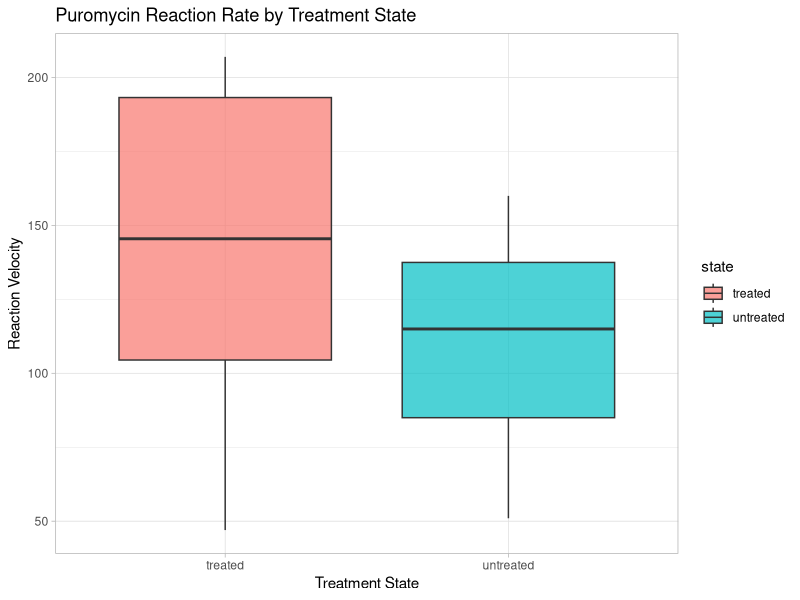
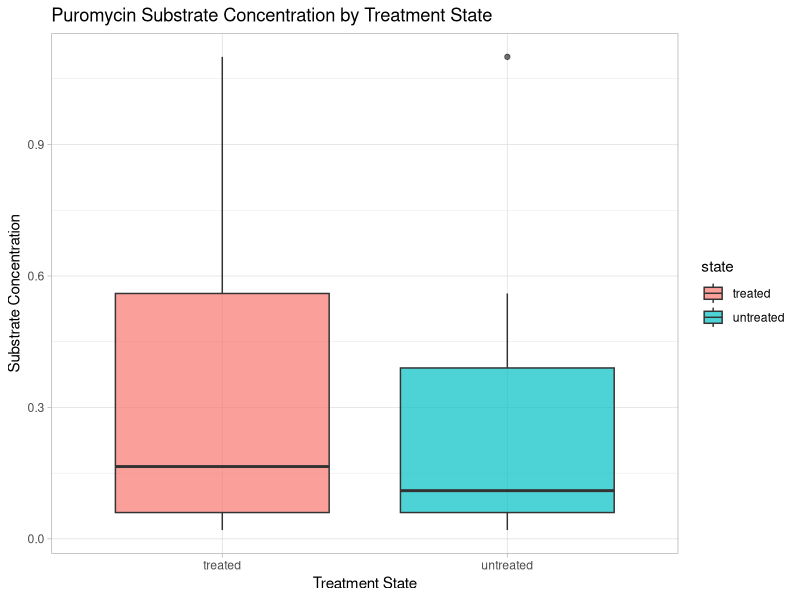
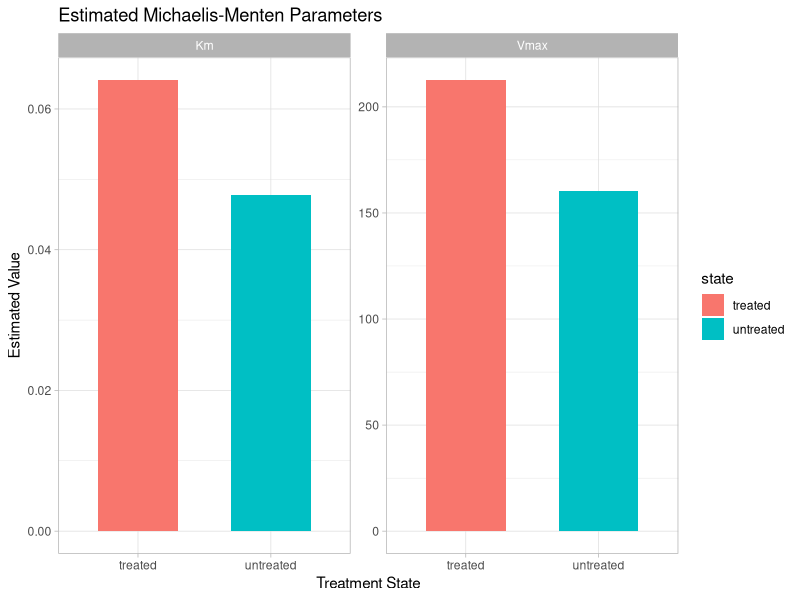
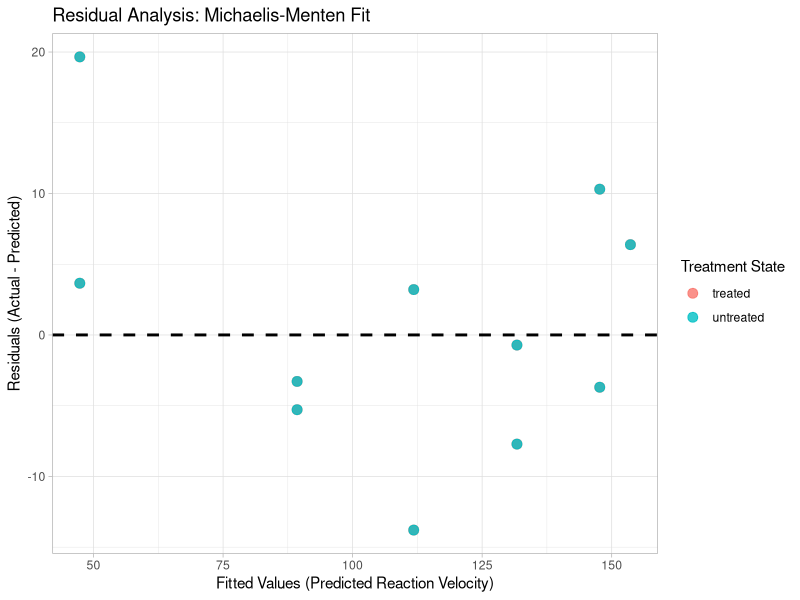
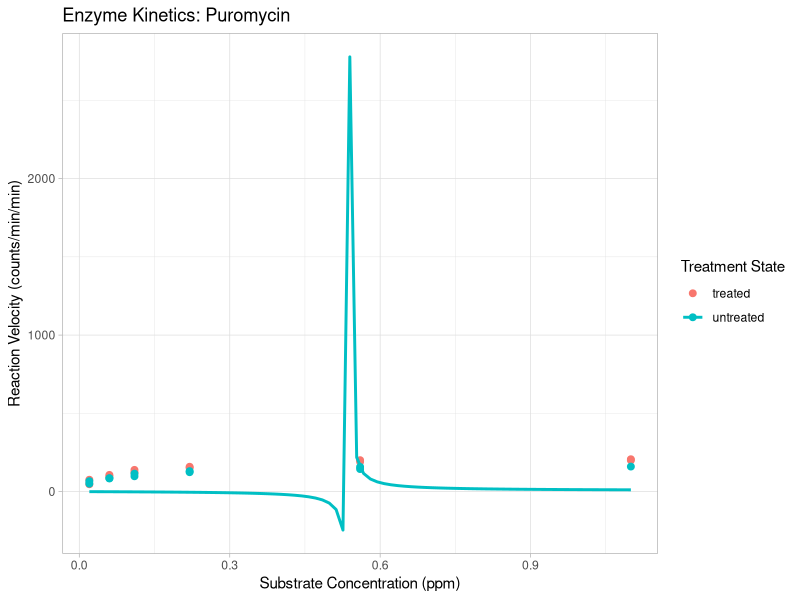
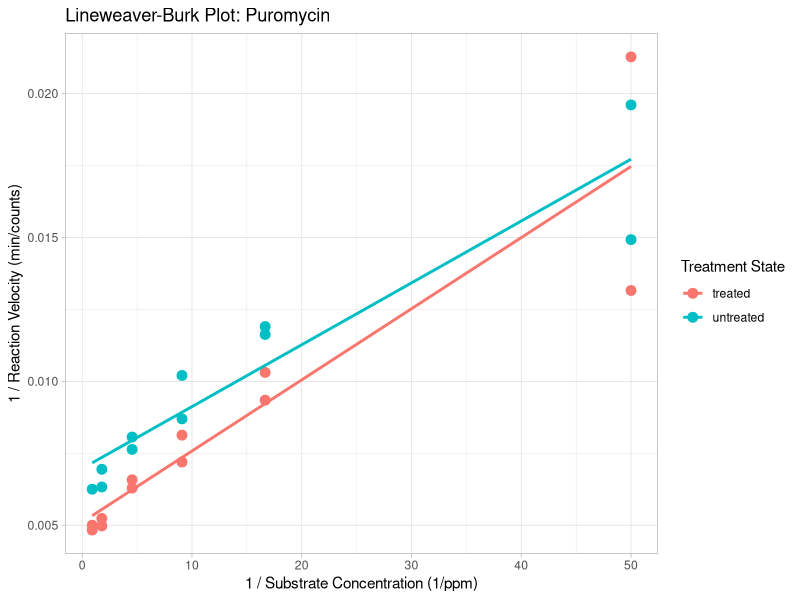
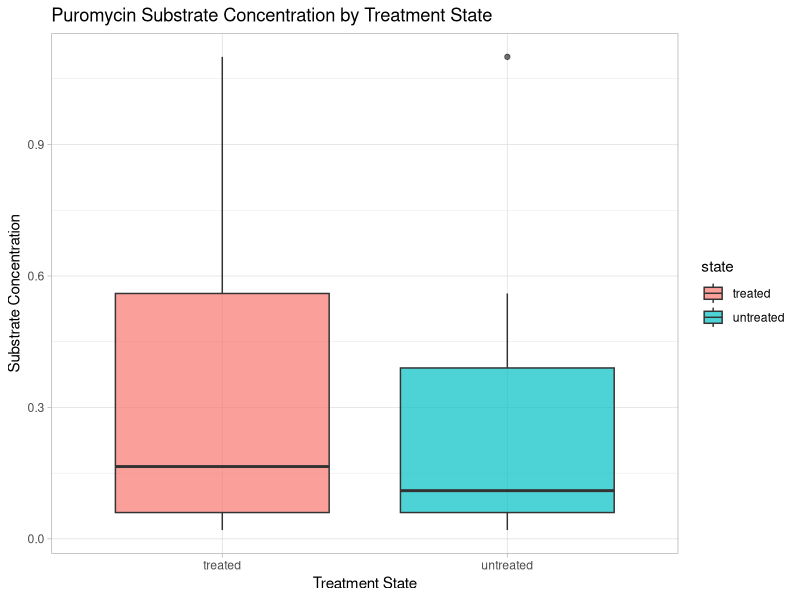
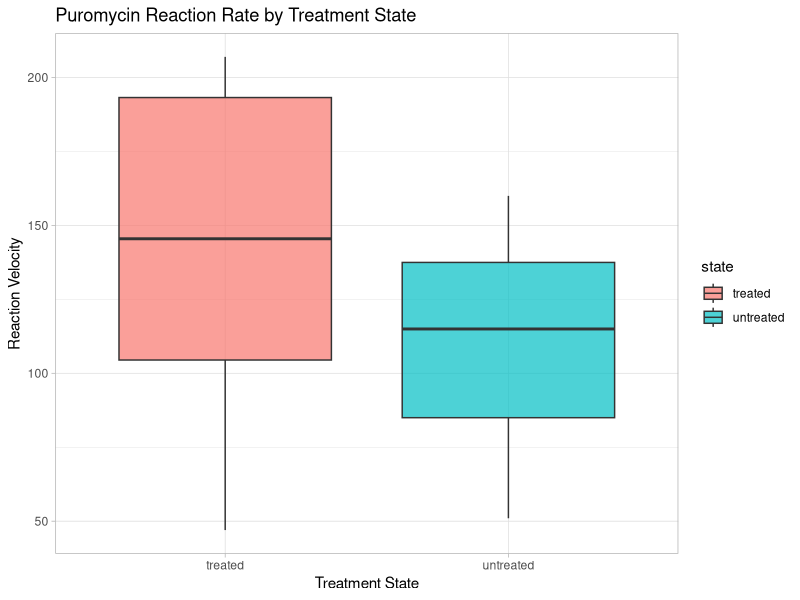

Write the R code that produced these figures, in order.
# Enzyme Kinetics Analysis: Puromycin

# 1. Installation & Setup
# install.packages(c("ggplot2", "dplyr"))
library(tidyverse)

# Load built-in dataset
data("Puromycin")

# 2. Michaelis-Menten Plot (Nonlinear Regression)
plot_mm <- ggplot(data = Puromycin, mapping = aes(x = conc, y = rate, color = state)) +
geom_point(size = 2) + geom_smooth(method = "nls", formula = y ~ (Vmax * x) / (Km + x), 
start = list(Vmax = 200, Km = 0.1), se = FALSE) + theme_light() + labs(title = "Enzyme Kinetics: Puromycin", 
x = "Substrate Concentration (ppm)", y = "Reaction Velocity (counts/min/min)", color = "Treatment State")

# Save Michaelis-Menten plot
ggsave("puromycin_michaelis_menten.png", plot = plot_mm, width = 7, height = 5, dpi = 300)

# 3. Lineweaver-Burk Plot (Linear Regression)
plot_lb <- ggplot(data = Puromycin, mapping = aes(x = 1/conc, y = 1/rate, color = state)) + 
geom_point(size = 3) + geom_smooth(method = "lm", se = FALSE, fullrange = TRUE) + theme_light() + 
labs(title = "Lineweaver-Burk Plot: Puromycin", x = "1 / Substrate Concentration (1/ppm)", 
y = "1 / Reaction Velocity (min/counts)", color = "Treatment State")

# Save Lineweaver-Burk plot
ggsave("puromycin_lineweaver_burk.png", plot = plot_lb, width = 7, height = 5, dpi = 300)

# 4. Statistical Summary & Quantile Analysis
# Calculate Means and Standard Deviations
untreated_mean <- Puromycin %>% filter(state == "untreated") %>% pull(conc) %>% mean(na.rm = TRUE)
untreated_sd <- Puromycin %>% filter(state == "untreated") %>% pull(conc) %>% sd(na.rm = TRUE)

treated_mean <- Puromycin %>% filter(state == "treated") %>% pull(conc) %>% mean(na.rm = TRUE)
treated_sd <- Puromycin %>% filter(state == "treated") %>% pull(conc) %>% sd(na.rm = TRUE)

untreated_mean_rate <- Puromycin %>% filter(state == "untreated") %>% pull(rate) %>% mean(na.rm = TRUE)
untreated_sd_rate <- Puromycin %>% filter(state == "untreated") %>% pull(rate) %>% sd(na.rm = TRUE)

treated_mean_rate <- Puromycin %>% filter(state == "treated") %>% pull(rate) %>% mean(na.rm = TRUE)
treated_sd_rate <- Puromycin %>% filter(state == "treated") %>% pull(rate) %>% sd(na.rm = TRUE)

# 5. Calculate 95% Confidence Interval: Rate & Concentration (Assuming Normal Distribution)
treated_conc <- filter(Puromycin, state == "treated") %>% pull(conc)
untreated_conc <- filter(Puromycin, state == "untreated") %>% pull(conc)
untreated_rate <- filter(Puromycin, state == "untreated") %>% pull(rate)
treated_rate <- filter(Puromycin, state == "treated") %>% pull(rate)
t.test(untreated_conc)$conf.int
t.test(treated_conc)$conf.int
t.test(treated_rate)$conf.int
t.test(untreated_rate)$conf.int

# 6. Boxplot for Rate & Concentration
plot_conc_box <- ggplot(Puromycin, aes(x = state, y = conc, fill = state)) + geom_boxplot(alpha = 0.7) + 
theme_light() + labs(title = "Puromycin Substrate Concentration by Treatment State", x = "Treatment State", y = "Substrate Concentration")

ggsave("puromycin_conc_boxplot.png", plot = plot_conc_box, width = 7, height = 5, dpi = 300)

plot_rate_box <- ggplot(Puromycin, aes(x = state, y = rate, fill = state)) + geom_boxplot(alpha = 0.7) + theme_light() + 
labs(title = "Puromycin Reaction Rate by Treatment State", x = "Treatment State",y = "Reaction Velocity")

ggsave("puromycin_rate_boxplot.png", plot = plot_rate_box, width = 7, height = 5, dpi = 300)

plot_rate_box
plot_conc_box

# 6. Parameters for Vmax & Km 
treated_model <- nls(rate ~ (Vmax * conc) / (Km + conc), data = filter(Puromycin, state == "treated"), start = list(Vmax = 200, Km = 0.1))
untreated_model <- nls(rate ~ (Vmax * conc) / (Km + conc), data = filter(Puromycin, state == "untreated"), start = list(Vmax = 200, Km = 0.1))
treated_params <- coef(treated_model)
untreated_params <- coef(untreated_model)
treated_Km <- treated_params["Km"]
treated_Vmax <- treated_params["Vmax"]
untreated_params <- coef(untreated_model)
untreated_Km <- untreated_params["Km"]
untreated_Vmax <- untreated_params["Vmax"]
cat("untreated Km:", untreated_Km,"\n")
cat("untreated Vmax:", untreated_Vmax,"\n")
cat("treated Km:", treated_Km,"\n")
cat("treated Vmax:", treated_Vmax,"\n")

parameter_df <- tibble(state = c("treated", "untreated", "treated", "untreated"), parameter = c("Vmax", "Vmax", "Km", "Km"), 
value = c(treated_Vmax, untreated_Vmax, treated_Km, untreated_Km))

plot_parameters <- ggplot(parameter_df, aes(x = state, y = value, fill = state)) + geom_col(width = 0.6) + facet_wrap(~ parameter, scales = "free_y") + theme_light() + 
labs( title = "Estimated Michaelis-Menten Parameters", x = "Treatment State", y = "Estimated Value")

plot_parameters
ggsave("puromycin_vmax_km_parameters.png", plot = plot_parameters, width = 7, height = 5, dpi = 300)

# 7. Residual Plot (Accuracy)
untreated_res <- data.frame(state = "untreated", fitted = fitted(untreated_model),residuals = residuals(untreated_model))
treated_res <- data.frame(state = "treated", fitted = fitted(untreated_model),residuals = residuals(untreated_model))
residual_df <- bind_rows(treated_res,untreated_res)
residual_df
plot_residuals <- ggplot(residual_df, aes(x = fitted, y = residuals, color = state)) + geom_point(size = 3, alpha = 0.8) +geom_hline(yintercept = 0, linetype = "dashed", color = "black", linewidth = 1) + theme_light() + labs(title = "Residual Analysis: Michaelis-Menten Fit", x = "Fitted Values (Predicted Reaction Velocity)", y = "Residuals (Actual - Predicted)", color = "Treatment State")
plot_residuals
ggsave("puromycin_residuals.png", plot = plot_residuals, width = 7, height = 5, dpi = 300)
